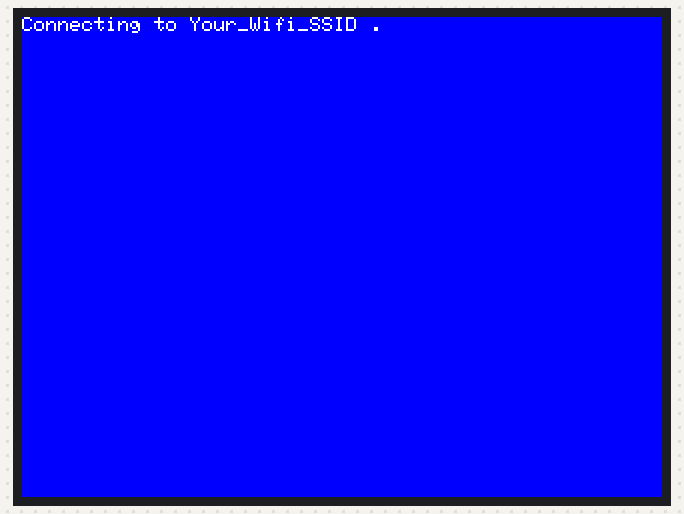
A sketch run on a simulated ESP32. Parts: 320×240 colour display. WiFi joins after 1.5 s; servers stay silent unless stated; the local clock reads 2024-03-15 10:24:30 at power-on unless the sketch sets it; what the sketch prints to the serial monitor is not drawn.

Above: at 0.8 s.
At 1.9 s:
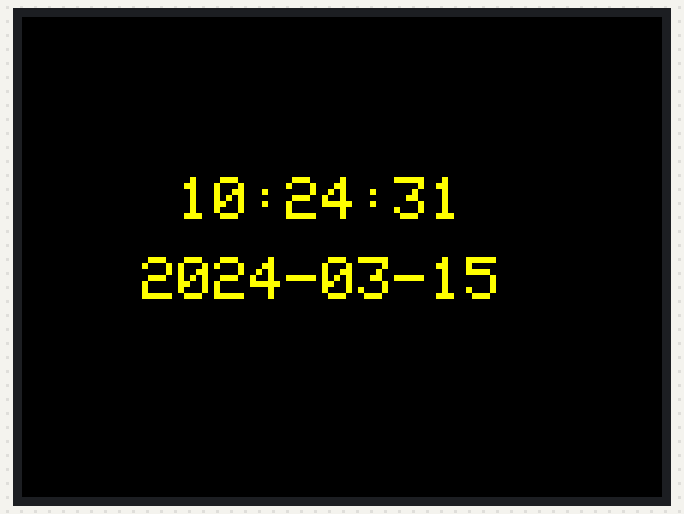
At 10.9 s:
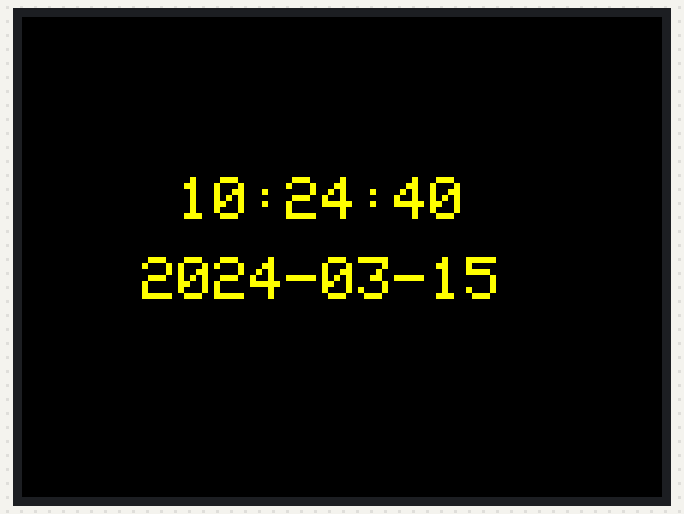
At 19.9 s:
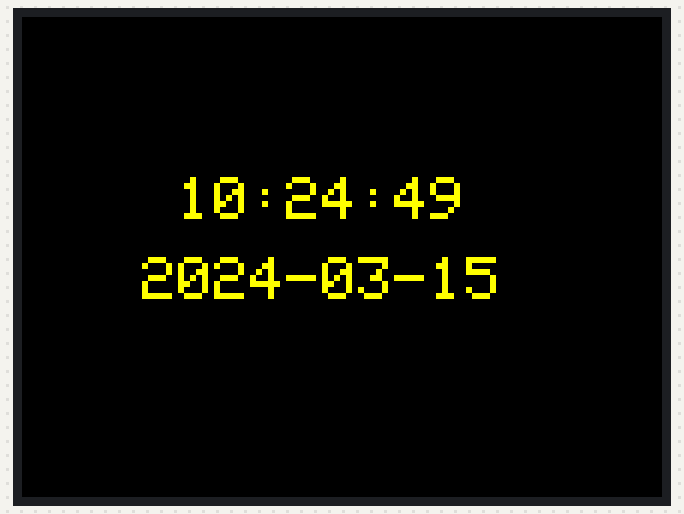
At 28.9 s:
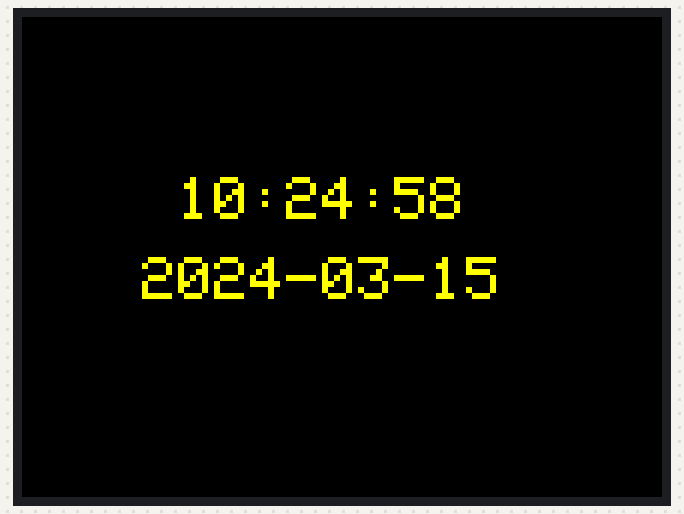
At 38.9 s:
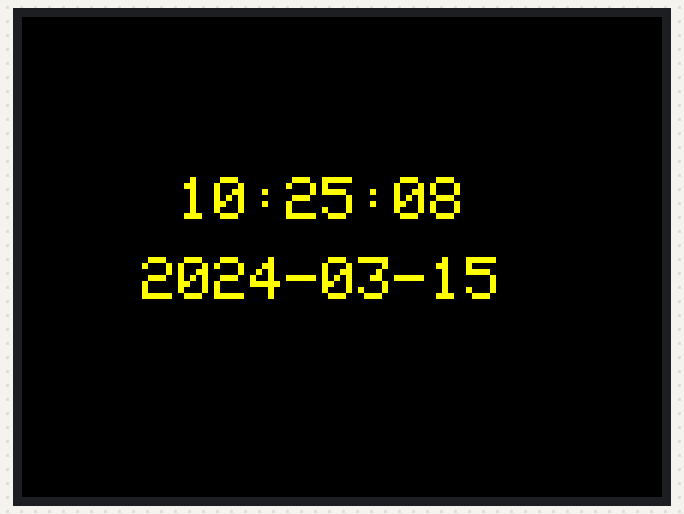

The sketch:

clock_basic_1.ino
```cpp
/* clock_basic_1
 by Shinjia
   - v1.2  2024/09/17  - 舊版誤存錯亂，重新整理
   - v1.1  2024/05/09  - update LED Brightness
   - v1.0  2024/02/06  - for TFT_eSPI Library
*/

/****** WiFi AP ******/
#define WLAN_SSID    "Your_Wifi_SSID"
#define WLAN_PASS    "Your_Wifi_Password"

/***** Timer control (delay) *****/
int timer_delay_clock = 1000;  // 每秒更新時間
int timer_delay_NTP   = 60*60*1000;  // 每小時更新 NTP

unsigned long timer_next_clock;
unsigned long timer_next_NTP;

// RTC
#include <ESP32Time.h>
ESP32Time rtc;

// NTP
#include <WiFi.h>
#include "time.h"

const char* ntpServer = "pool.ntp.org";
const long  gmtOffset_sec = 8 * 3600;   // for Taipei
const int   daylightOffset_sec = 0; // 3600?

boolean is_get_NTP = false;

// TFT
#include "SPI.h"
#include "TFT_eSPI.h"

TFT_eSPI tft = TFT_eSPI();


void draw_clock_digital() {
  struct tm timeinfo;
  if(!getLocalTime(&timeinfo)){
    Serial.println("Failed to obtain time");
    return;
  }
  // Serial.println(&timeinfo, "%A, %B %d %Y %H:%M:%S");

  // Draw Text
  char StringBuff[50]; //50 chars should be enough

  tft.setTextSize(3);
  tft.setTextColor(ILI9341_YELLOW, ILI9341_BLACK);

  // Line 1
  strftime(StringBuff, sizeof(StringBuff), " %H:%M:%S ", &timeinfo);
  tft.setCursor(60, 80);
  tft.println(StringBuff);

  // Line2
  strftime(StringBuff, sizeof(StringBuff), "%Y-%m-%d", &timeinfo);
  tft.setCursor(60, 120);
  tft.println(StringBuff);
}


void get_NTP_update_RTC() {
  configTime(gmtOffset_sec, daylightOffset_sec, ntpServer);

  struct tm timeinfo;
  if (getLocalTime(&timeinfo)){
    rtc.setTimeStruct(timeinfo);
  }
  // Serial.println(&timeinfo, "%A, %B %d %Y %H:%M:%S");

  is_get_NTP = true;
}


void wifi_connect_tft() {
  Serial.printf("Connecting to %s ", WLAN_SSID);
  tft.printf("Connecting to %s ", WLAN_SSID);

  WiFi.begin(WLAN_SSID, WLAN_PASS);
  while (WiFi.status() != WL_CONNECTED) {
      delay(500);
      Serial.print(".");
      tft.print(".");
  }
  Serial.println(" CONNECTED");
  tft.println(" CONNECTED");
}


void setup() {
  Serial.begin(115200);

  // TFT
  tft.begin();
  tft.fillScreen(TFT_BLUE);
  tft.setRotation(3);

  // 如有需要，可設定 LED 顯示亮度
  // pinMode(TFT_LED, OUTPUT);
  // analogWrite(TFT_LED, TFT_LED_BRIGHTNESS);

  // Waitting for WiFi connect
  wifi_connect_tft();

  //init and get the time
  get_NTP_update_RTC();

  tft.fillScreen(TFT_BLACK);

  //init and get the time
  configTime(gmtOffset_sec, daylightOffset_sec, ntpServer);
  is_get_NTP = false;

  // disconnect WiFi as it's no longer needed
  // WiFi.disconnect(true);
  // WiFi.mode(WIFI_OFF);
}


void loop() {
  // 若尚未取得網路時間
  if(!is_get_NTP) {
    get_NTP_update_RTC();
  }

  // 間隔一段時間要求重新取得網路時間 NTP
  if(millis()>timer_next_NTP) {
    timer_next_NTP = millis() + timer_delay_NTP;
    is_get_NTP = false;
  }

  // 間隔一段時間顯示時間 hh,mm,ss
  if(millis()>timer_next_clock) {
    timer_next_clock = millis() + timer_delay_clock;
    draw_clock_digital();
  }

  // Do something
}
```

Measured:
- what the display in image 1 shows lasts 1.0 s, from 1.8 s to 2.8 s
